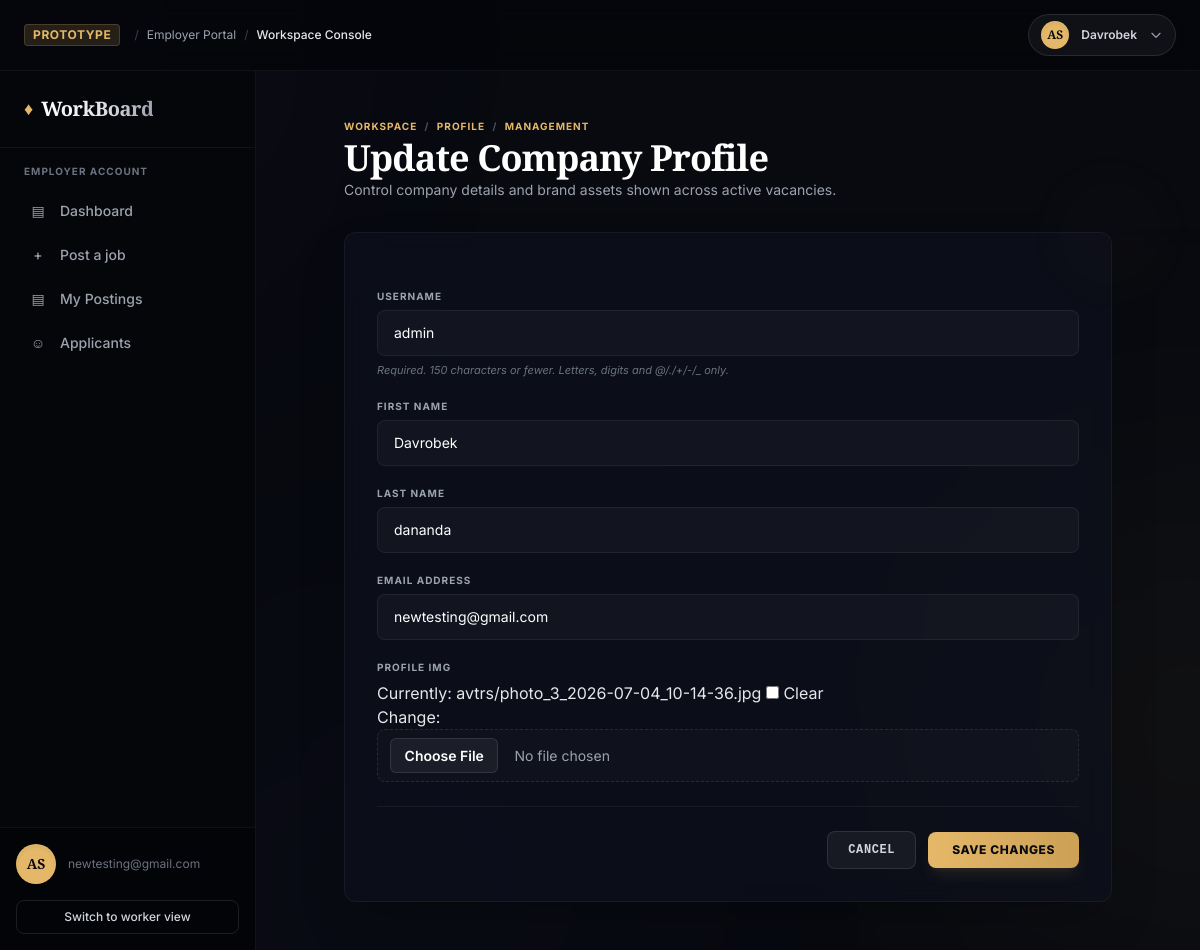
/users/update-profile (signed in), run on the app's committed database.
### users/models.py (models this page shows, shortened)
class CustomUser(AbstractUser):
    STATUS = (
        ('worker', 'Worker'),
        ('employer', 'Employer')
    )
    role = models.CharField(max_length=10, choices=STATUS)
    phone = models.CharField(max_length=20)
    profile_img = models.ImageField(upload_to='avtrs/', blank=True, default='avtrs/default_avtr.jpg')

### users/views.py (the view, shortened to what this page needs)
# urls.py: path('update-profile', UserUpdateView.as_view(), name='update-profile'),
class UserUpdateView(View):
    def get(self, request):
        if request.user.role == 'employer':
            base_template = 'emp-base.html'
        elif request.user.role == 'worker':
            base_template = 'worker-base.html'
        else:
            redirect('home')
        form = UserUpdateForm(instance=request.user)
        return render(request, 'users/update-profile.html', {'form': form, 'base_template':base_template})

### users/forms.py
class UserUpdateForm(forms.ModelForm):
    class Meta:
        model = CustomUser
        fields = ['username', 'first_name', 'last_name','email', 'profile_img' ]

### templates/users/update-profile.html (shortened to what this page needs)
{% extends base_template %}
{% block content %}
<div class="max-w-3xl mx-auto space-y-8 relative z-10">
    <div>
        <div class="text-[10px] tracking-widest uppercase text-premium-gold font-bold mb-1">
            Workspace <span class="mx-1 text-gray-600">/</span> Profile <span class="mx-1 text-gray-600">/</span> Management
        </div>
        <h1 class="font-serif text-3xl md:text-4xl text-white font-semibold leading-tight tracking-tight">
            Update Company Profile
        </h1>
        <p class="text-gray-400 text-sm mt-0.5">Control company details and brand assets shown across active vacancies.</p>
    </div>
    <div class="glass-panel rounded-xl p-6 md:p-8 shadow-2xl relative">
        <div class="absolute -right-16 -top-16 w-32 h-32 bg-premium-goldMuted rounded-full opacity-10 pointer-events-none filter blur-xl"></div>
        <form method="POST" enctype="multipart/form-data" class="space-y-6">
            <div class="space-y-5">
                {% for field in form %}
                    <div class="space-y-1.5 django-form-field">
                        <label class="block text-[10px] font-bold text-gray-400 uppercase tracking-widest">
                            {{ field.label }}
                        </label>
                        <div class="relative">
                            {{ field }}
                        </div>
                        {% if field.help_text %}
                            <p class="text-[11px] text-gray-500 italic mt-1">
                                {{ field.help_text }}
                            </p>
                        {% endif %}
                    </div>
                {% endfor %}
            </div>
            <div class="flex flex-col sm:flex-row items-center justify-end gap-3 pt-6 border-t border-white/5">
                <a href="{% url 'home' %}" class="w-full sm:w-auto text-center px-5 py-2.5 bg-white/5 border border-white/10 hover:border-white/20 hover:bg-white/10 text-gray-300 font-semibold text-xs rounded-lg transition-all duration-150 uppercase tracking-wider font-mono">
                    Cancel
                </a>
                <button type="submit" class="w-full sm:w-auto px-6 py-2.5 bg-gradient-to-r from-[#e5b869] to-[#cca055] hover:from-[#f0caa0] hover:to-[#e5b869] text-premium-obsidian font-extrabold text-xs rounded-lg transition-all duration-200 shadow-lg shadow-premium-gold/10 uppercase tracking-wider">
                    Save Changes
                </button>
            </div>
        </form>
    </div>
</div>
{% endblock %}

### templates/emp-base.html (shortened to what this page needs)
<!DOCTYPE html>
<html lang="en" class="dark">
<head>
    <script src="https://cdn.tailwindcss.com"></script>
</head>
<body class="bg-[#080a10] font-sans antialiased text-gray-200 min-h-screen flex flex-col relative overflow-x-hidden">
    <div class="fixed inset-0 overflow-hidden pointer-events-none z-0">
        <div class="absolute top-1/2 right-[-20%] w-[500px] h-[500px] rounded-full bg-[#e5b869]/5 aura-orb-2"></div>
        <div class="absolute bottom-[-10%] left-[20%] w-80 h-80 rounded-full bg-indigo-950/20 aura-orb-1"></div>
    </div>
    <header class="bg-[#05060a]/90 py-3.5 px-6 border-b border-white/5 relative z-40 select-none backdrop-blur-md">
        <div class="max-w-[1600px] mx-auto flex items-center justify-between">
            <div class="hidden lg:flex items-center space-x-2 text-xs text-gray-400">
                <span class="text-premium-gold font-bold tracking-wider uppercase bg-premium-goldMuted px-2 py-0.5 rounded border border-premium-gold/20 mr-1.5">PROTOTYPE</span>
                <span class="text-gray-700">/</span>
                <span>Employer Portal</span>
                <span class="text-gray-700">/</span>
                <span class="text-gray-200 font-medium">Workspace Console</span>
            </div>
            <div class="relative flex items-center space-x-4 ml-auto">
                <button id="profileDropdownBtn" onclick="toggleDropdown(event)" class="flex items-center space-x-3 bg-white/5 hover:bg-white/10 border border-white/10 hover:border-premium-gold/30 px-3 py-1.5 rounded-full transition-all duration-200 focus:outline-none">
                    <div class="w-7 h-7 rounded-full bg-premium-gold text-premium-obsidian font-bold flex items-center justify-center text-xs font-serif shadow-inner border border-premium-gold/30">
                        AS
                    </div>
                    <span class="text-xs font-semibold text-gray-300 hidden sm:inline">{% if request.user.first_name %} {{request.user.first_name}} {% else %} {{request.user.username}} {% endif %}</span>
                    <svg id="dropdownArrow" class="w-3.5 h-3.5 text-gray-400 transition-transform duration-200" fill="none" stroke="currentColor" viewBox="0 0 24 24">
                        <path stroke-linecap="round" stroke-linejoin="round" stroke-width="2" d="M19 9l-7 7-7-7"></path>
                    </svg>
                </button>
            </div>
        </div>
    </header>
    <div class="flex-1 flex flex-col lg:flex-row relative z-10">
        <aside id="sidebar" class="w-full lg:w-64 bg-[#050609] text-white flex-col shrink-0 border-r border-white/5 z-30 hidden lg:flex">
            <div class="p-6 border-b border-white/5 hidden lg:block">
                <div class="flex items-center space-x-2">
                    <span class="text-premium-gold text-lg">♦</span>
                    <span class="font-serif text-xl font-bold tracking-tight bg-gradient-to-r from-white via-gray-200 to-gray-400 bg-clip-text text-transparent">WorkBoard</span>
                </div>
            </div>
            <div class="p-4 flex-1 space-y-6">
                <div>
                    <span class="text-[10px] uppercase tracking-widest text-gray-500 font-bold px-2 block mb-3">Employer Account</span>
                    <nav class="space-y-1">
                        <a href="{% url 'home' %}"
                        class="w-full flex items-center space-x-3 px-3 py-2.5 rounded-lg text-sm font-medium transition-all duration-150
                        {% if request.path == '/' %} text-black bg-premium-gold {% else %} text-gray-400 hover:text-white hover:bg-white/5 {% endif %}">
                            <span class="w-5 text-center text-sm">▤</span>
                            <span>Dashboard</span>
                        </a>
                        <a href="{% url 'job-create' %}"
                        class="w-full flex items-center space-x-3 px-3 py-2.5 rounded-lg text-sm font-medium transition-all duration-150
                        {% if 'jobs/create/' in request.path %} text-black bg-premium-gold {% else %} text-gray-400 hover:text-white hover:bg-white/5 {% endif %}">
                            <span class="w-5 text-center text-sm">+</span>
                            <span>Post a job</span>
                        </a>
                        <a href="{% url 'my-postings' %}"
                        class="w-full flex items-center space-x-3 px-3 py-2.5 rounded-lg text-sm font-medium transition-all duration-150
                        {% if '/my-postings/' in request.path %} text-black bg-premium-gold {% else %} text-gray-400 hover:text-white hover:bg-white/5 {% endif %}">
                            <span class="w-5 text-center text-sm">▤</span>
                            <span>My Postings</span>
                        </a>
                        <button id="nav-applicants" onclick="switchTab('applicants')" class="w-full flex items-center space-x-3 px-3 py-2.5 rounded-lg text-sm font-medium transition-all duration-150 text-gray-400 hover:text-white hover:bg-white/5">
                            <span class="w-5 text-center text-sm">☺</span>
                            <span>Applicants</span>
                        </button>
                    </nav>
                </div>
            </div>
            <div class="p-4 border-t border-white/5 bg-[#030406]/55 backdrop-blur-md">
                <div class="flex items-center space-x-3 mb-4">
                    <div class="w-10 h-10 rounded-full bg-premium-gold text-premium-obsidian font-bold flex items-center justify-center text-sm font-serif shadow-inner border border-premium-gold/30">
                        AS
                    </div>
                    <div class="flex-1 min-w-0">
                        <p class="text-xs text-gray-500 truncate">{{request.user.email}}</p>
                    </div>
                </div>
                <div class="space-y-2">
                    <button onclick="showToast('Switching viewport paradigm to Worker Dashboard...')" class="w-full py-2 px-3 border border-white/10 hover:border-premium-gold/30 hover:bg-white/5 rounded-lg text-xs font-medium text-gray-300 hover:text-white transition text-center block">
                        Switch to worker view
                    </button>
                </div>
            </div>
        </aside>
        <main class="flex-1 p-6 md:p-8 lg:p-12 overflow-y-auto max-w-[1300px] mx-auto w-full relative z-20">
            {% block content %}{% endblock content %}
        </main>
    </div>
</body>
</html>

### templates/emp-base.html (style rules this page uses)
.aura-orb-1 { animation: drift-slow 22s infinite ease-in-out; filter: blur(140px); }
.aura-orb-2 { animation: drift-reverse 26s infinite ease-in-out; filter: blur(140px); }
.glass-panel { background: rgba(13, 17, 29, 0.7); backdrop-filter: blur(12px); -webkit-backdrop-filter: blur(12px); border: 1px solid rgba(255, 255, 255, 0.05); }

### templates/users/update-profile.html (style rules this page uses)
.django-form-field input[type="text"], .django-form-field input[type="email"], .django-form-field input[type="url"], .django-form-field select, .django-form-field textarea { display: block; width: 100%; padding: 0.75rem 1rem; background-color: rgba(255, 255, 255, 0.03); border: 1px solid rgba(255, 255, 255, 0.06); border-radius: 0.5rem; color: #ffffff; font-size: 0.875rem; line-height: 1.25rem; transition: all 0.25s cubic-bezier(0.4, 0, 0.2, 1); }
.django-form-field input::placeholder, .django-form-field textarea::placeholder { color: rgba(156, 163, 175, 0.4); }
.django-form-field input[type="file"] { display: block; width: 100%; font-size: 0.875rem; color: #9ca3af; padding: 0.5rem 0.75rem; background-color: rgba(255, 255, 255, 0.02); border: 1px dashed rgba(255, 255, 255, 0.1); border-radius: 0.5rem; cursor: pointer; }

### data on the page
CustomUser: user.first_name "Davrobek", user.email "newtesting@gmail.com", form "admin" "Davrobek" "dananda" "newtesting@gmail.com"

### other printed values
{{ field.label }} "USERNAME" "FIRST NAME" "LAST NAME" "EMAIL ADDRESS" "PROFILE IMG"
{{ field.help_text }} "Required. 150 characters or fewer. Letters, digits and @/./+/-/_ only."
